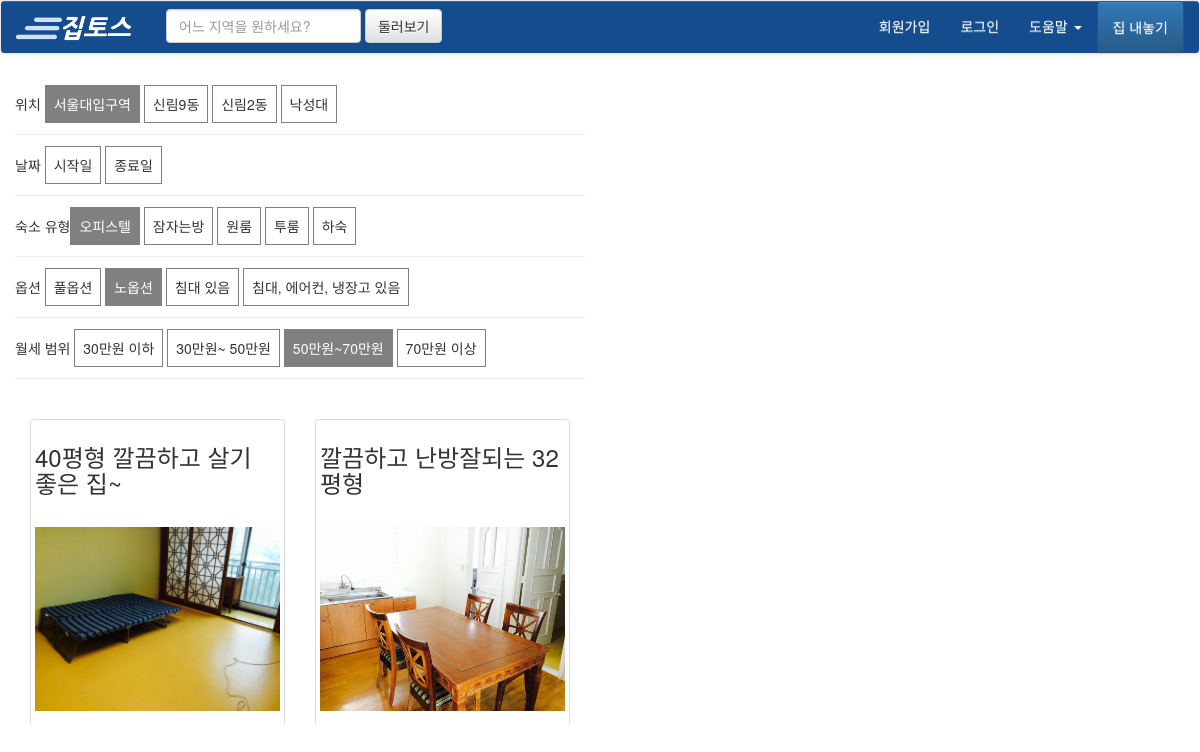
/zip/, run on the app's committed database.
### zip/models.py (models this page shows)
class Room(models.Model):
	name=models.CharField(max_length=30,null=False)
	address=models.CharField(max_length=30,null=False)
	price=models.CharField(max_length=12,null=False)
	startdate=models.CharField(max_length=10,null=False)
	enddate=models.CharField(max_length=10,null=False)
	kind=models.CharField(max_length=30,null=False)
	option=models.CharField(max_length=20,null=False)
	etc=models.CharField(max_length=200,null=False)
	created=models.DateTimeField(auto_now_add=True)

### zip/views.py (the view)
# urls.py: url(r'^zip/$', 'zip.views.index'),
def index(request):
	r=Room.objects.all()
	return render_to_response('dangi.html',locals())

### templates/dangi.html (shortened to what this page needs)
{% extends 'zip_layout.html' %}
{% block body %}
<div id="left" class="col-md-6">
<div id="filter">
<br>
위치 <span class="active">서울대입구역</span>  <span>신림9동</span>  <span>신림2동</span>  <span>낙성대</span>
<hr>
날짜 <span>시작일</span> <span>종료일</span>
<hr>
숙소 유형<span class="active">오피스텔</span> <span>잠자는방</span> <span>원룸</span> <span>투룸</span> <span>하숙</span>
<hr>
옵션 <span>풀옵션</span> <span class="active">노옵션</span> <span>침대 있음</span> <span>침대, 에어컨, 냉장고 있음</span>
<hr>
월세 범위 <span>30만원 이하</span>
<span>30만원~ 50만원</span>
<span class="active">50만원~70만원</span>
<span>70만원 이상</span>
<hr><br>
</div>
{% for i in r %}
<div class="col-md-6">
<div class="thumbnail">
<h3>{{i.name}}</h3>
<a href="/zip/{{i.id}}"><img src="/static/z{{i.id}}.jpg" alt=""></a>
</div>
</div>
{% endfor %}
</div>
<div id="right" class="col-md-6">
<div id="map_canvas"style="width:100%; height:650px;"> </div>
</div>
{% endblock %}

### templates/zip_layout.html (shortened to what this page needs)
<html>
<head>
<link rel="stylesheet" href="https://maxcdn.bootstrapcdn.com/bootstrap/3.3.1/css/bootstrap.min.css">
<link rel="stylesheet" href="https://maxcdn.bootstrapcdn.com/bootstrap/3.3.1/css/bootstrap-theme.min.css">
<link rel="stylesheet" href="http://maxcdn.bootstrapcdn.com/font-awesome/4.3.0/css/font-awesome.min.css">
<link href='http://api.mobilis.co.kr/webfonts/v2/css/BM-HANNAWeb'
        rel='stylesheet' type='text/css' />
</head>
<body onload="initialize()">
<nav class="navbar navbar-default">
  <div class="container-fluid">
    <div class="navbar-header">
      <a class="navbar-brand" href="/zip"><img id="brand" src="/static/z0.jpg" alt=""></a>
    </div>
    <div class="collapse navbar-collapse" id="bs-example-navbar-collapse-1">
      <form class="navbar-form navbar-left" role="search">
        <div class="form-group">
          <input type="text" class="form-control" placeholder="어느 지역을 원하세요?">
        </div>
        <button type="submit" class="btn btn-default">둘러보기</button>
      </form>
      <ul class="nav navbar-nav navbar-right">
        <li><a href="#">회원가입</a></li>
        <li><a href="#">로그인</a></li>
        <li class="dropdown">
          <a href="#" class="dropdown-toggle" data-toggle="dropdown" role="button" aria-expanded="false">도움말 <span class="caret"></span></a>
        </li>
		<li><a href="/zip/up" class="btn btn-primary" style="color:white;">집 내놓기</a></li>
      </ul>
    </div>
  </div>
</nav>
{% block body %}
{% endblock %}
</body>
</html>

### templates/zip_layout.html (style rules this page uses)
a { color:black; font-size:14px; padding:7px; }
body { background-color: #ffffff; }
li { list-style-type: none; display:inline-block; }
img { width:100%; }
#left { overflow-y:scroll; height:650px; }
#filter>span { padding:8px; border: 1px solid gray; }
#filter>span.active { text-decoration: none; color:white; background-color:gray; }
#brand { width:120px; }
.navbar-default { background-image:linear-gradient(to bottom,#154c8e 0,#154c8e 100%); }
.navbar-default .navbar-nav>li>a { color:white; }

### data on the page
Room: name "40평형 깔끔하고 살기 좋은 집~", shows a picture
Room: name "깔끔하고 난방잘되는 32평형", shows a picture
